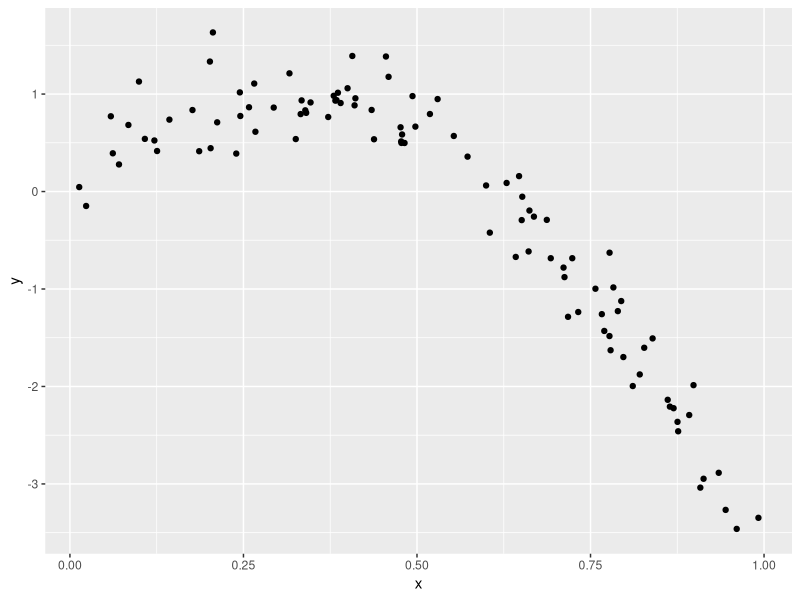
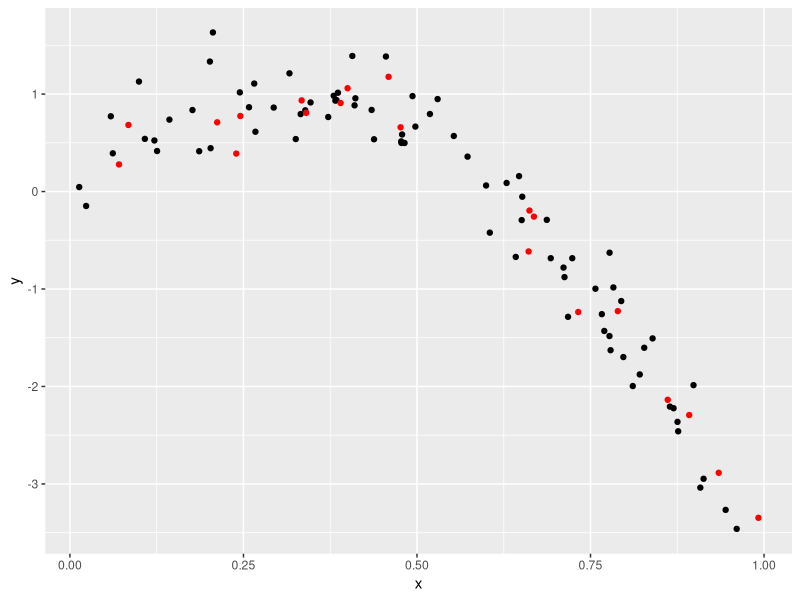
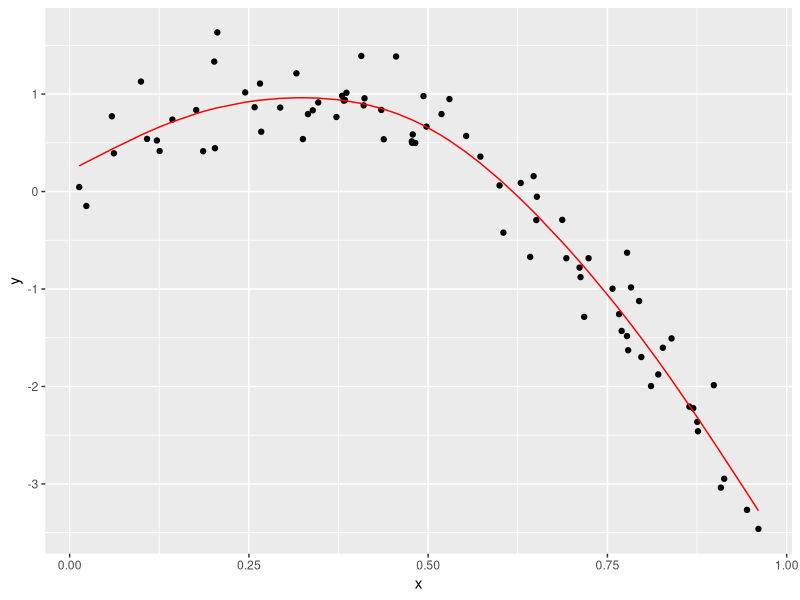

Recreate these plots in R, in order.
## ---- chunk 1
knitr::opts_chunk$set(echo = TRUE)
## ---- chunk 2
library(tidyverse)
library(modelr)
library(mgcv)
## ---- chunk 3
set.seed(1)
## ---- chunk 4
nonlin_df = 
  tibble(
    id = 1:100,
    x = runif(100, 0, 1),
    y = 1 - 10 * (x - .3) ^ 2 + rnorm(100, 0, .3)
  )

nonlin_df |> 
  ggplot(aes(x = x, y = y)) + 
  geom_point()
## ---- chunk 5
train_df = sample_n(nonlin_df, 80)
test_df = anti_join(nonlin_df, train_df, by = "id")

ggplot(train_df, aes(x = x, y = y)) + 
  geom_point() + 
  geom_point(data = test_df, color = "red")
## ---- chunk 6
linear_mod = lm(y ~ x, data = train_df)
smooth_mod = mgcv::gam(y ~ s(x), data = train_df)
wiggly_mod = mgcv::gam(y ~ s(x, k = 30), sp = 10e-6, data = train_df)
## ---- chunk 7
train_df |> 
  add_predictions(smooth_mod) |> 
  ggplot(aes(x = x, y = y)) + geom_point() + 
  geom_line(aes(y = pred), color = "red")
